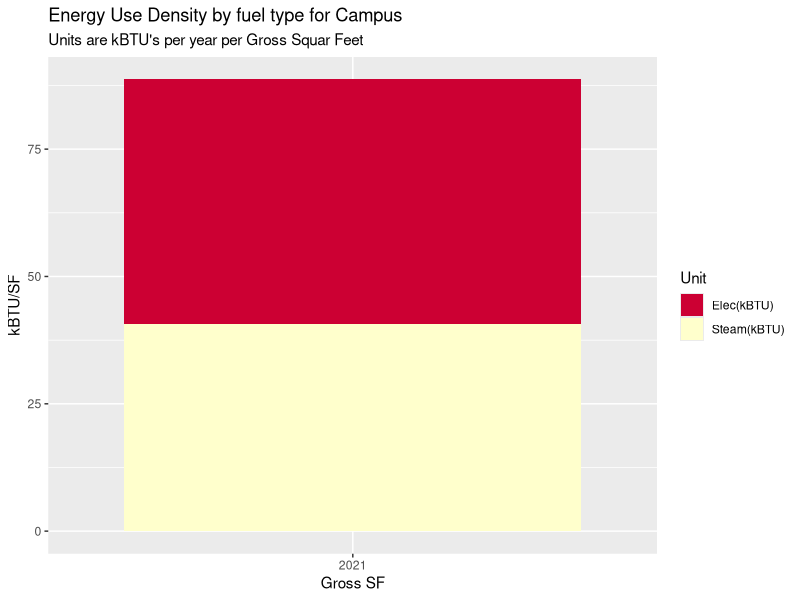
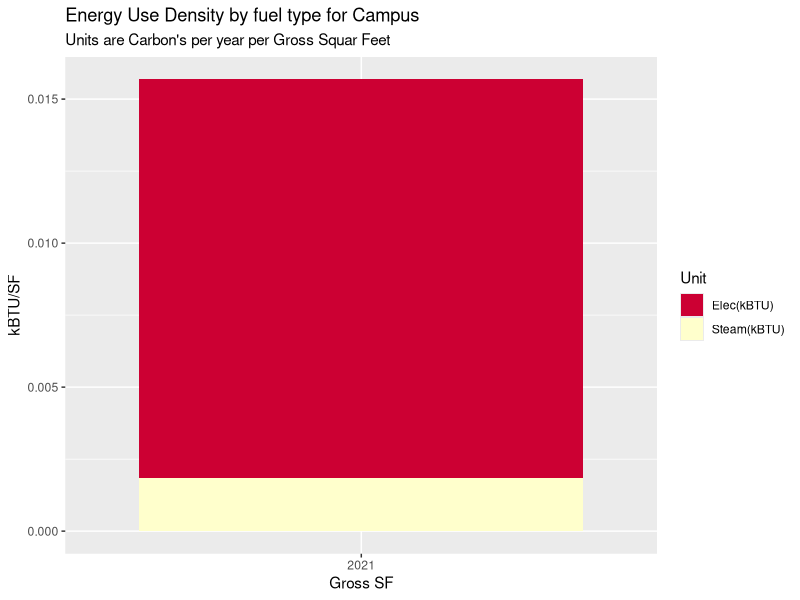
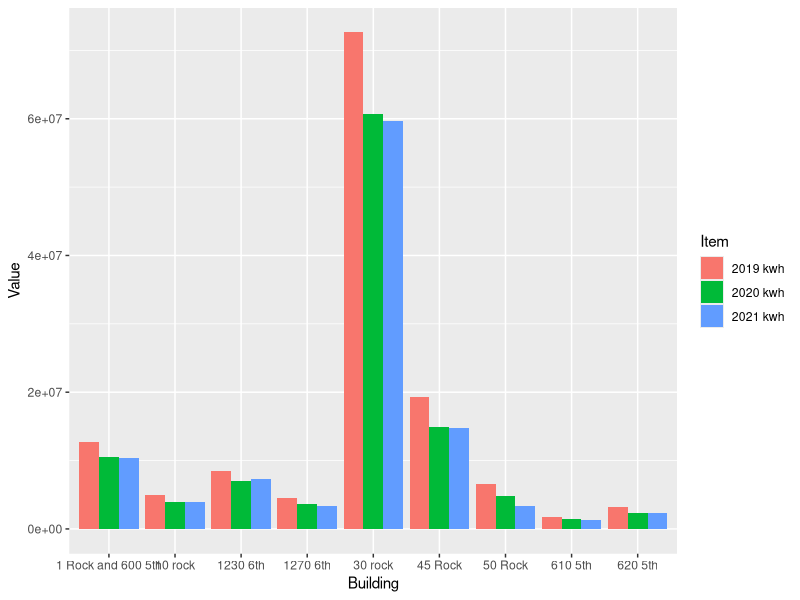
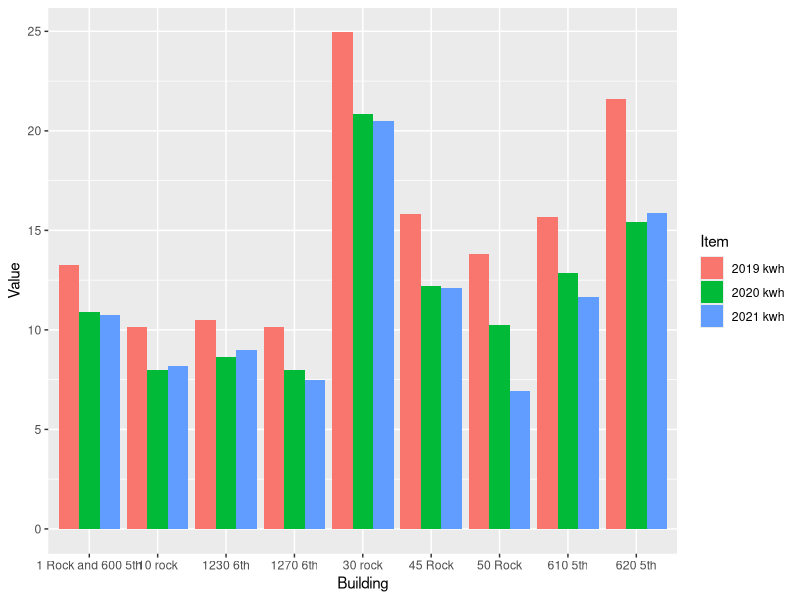
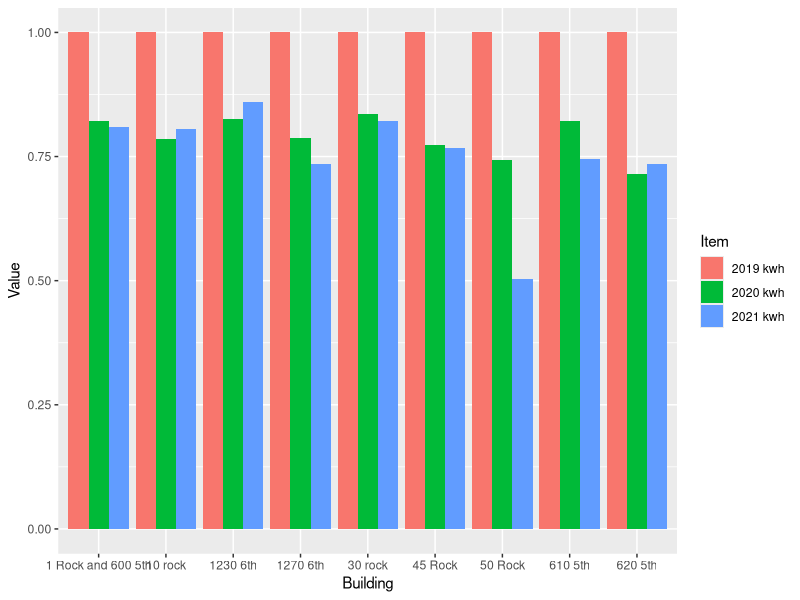
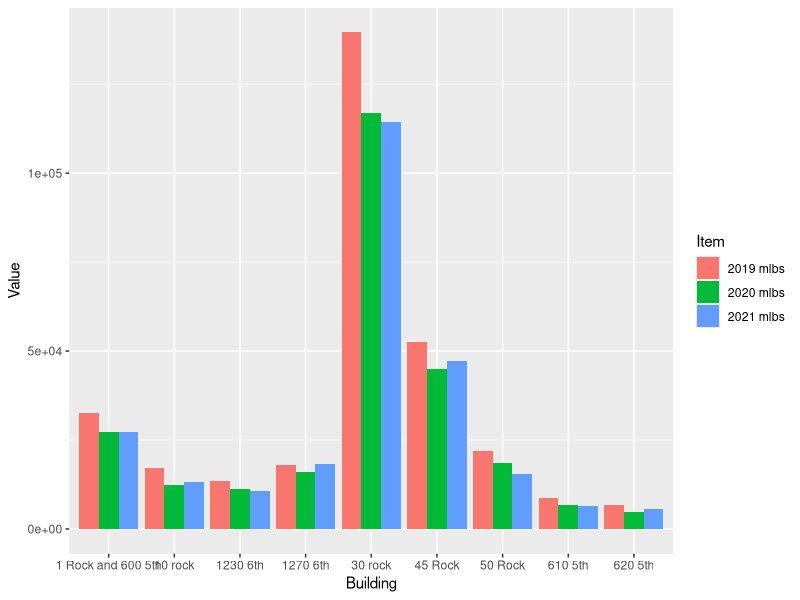
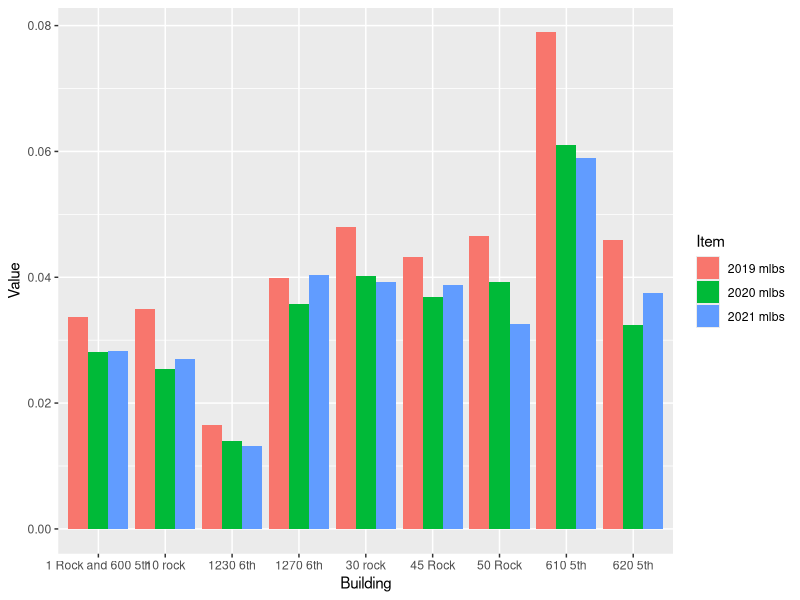
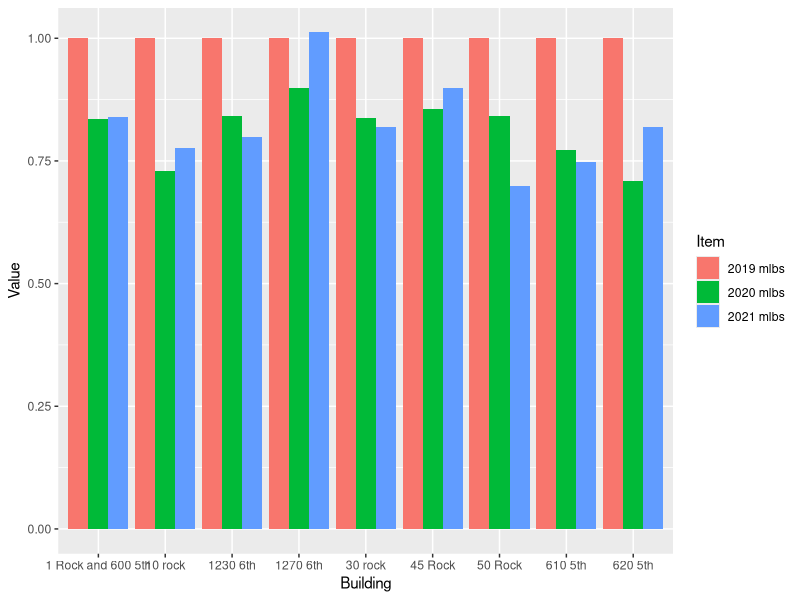

R code for these plots, in order:
## ---- chunk 1


my_packages <- c("tidyverse", "vroom" , "janitor" , "glue" , "tsibble" , "tidytext","lubridate", "fable", "tsibbledata", "ggplot2", "forecast", "tseries", "rio", "zoo", "readxl", "tsibbledata", "knitr", "kableExtra", "formattable", "scales")
invisible( lapply(my_packages, require, character.only = TRUE))

#Choose one working site: 
place <- "Home" 
# place <- "work"

#Set proper working Dir 
if (place == "Home"){setwd("C:/Users/paulr/Documents/R/RockCenterEnergyAnalysis")} else {setwd("C:/Users/prode/Documents/R/RockCenterEnergyAnalysis")}

# Check for data directory and if one is not present then make it

if (!file.exists("data")) { dir.create("data")}

# Clean up environment
rm(place, my_packages )

options(dplyr.summarise.inform = FALSE)



# Read in data

#2021 Carbon values
'ElecCF' <- 0.000288962
'SteamCF' <- 0.00004493



SteamData <- read_excel("data/Energy_Data_for_Net_Zero_Study.xlsx", sheet = "Sheet1", range = "B2:G11" , col_names = TRUE, na = "NA", col_types = NULL ) %>%  select(-5,-6)

ElectricData <- read_excel("data/Energy_Data_for_Net_Zero_Study.xlsx", sheet = "Sheet1", range = "B13:G23" , col_names = TRUE, na = "NA", col_types = NULL ) %>% select(-5,-6)

ElectricData %>% filter(Building == '1 Rock' | Building == '600 5th') %>% 
  select( -Building) %>% 
  summarise_each(funs(sum)) %>% 
  mutate(Building = "1 Rock and 600 5th") %>% 
  select(4,1,2,3) %>% rbind(ElectricData) %>% 
  filter(Building != '1 Rock' & Building != '600 5th') -> ElectricData


BuildingGSF <- read_excel("data/Energy_Data_for_Net_Zero_Study.xlsx", sheet = "Sheet1", range = "B28:C39" , col_names = TRUE, na = "NA", col_types = NULL ) %>% 
  filter(Building != '1 Rock' & Building != '600 5th')

UtilityData <- left_join(ElectricData, SteamData, by="Building") %>% left_join(BuildingGSF, by="Building")
UtilityData[is.na(UtilityData)] <- 0

#Campus EUI for each year 
UtilityData1 <- UtilityData 
apply(UtilityData1[2:4], 2, function(row) row * 3.4121 ) -> UtilityData1[2:4]
apply(UtilityData1[5:7], 2, function(row) row * 1194) -> UtilityData1[5:7]
UtilityData1 %>% select(`2019 kwh`, `2020 kwh`, `2021 kwh`, `2019 mlbs`, `2020 mlbs`, `2021 mlbs`, `Gross Floor Area`) %>%
summarise_each(funs(sum)) -> UtilityData1
    TotalFlArea <- UtilityData1$`Gross Floor Area`
    UtilityData1 %>% 
      select(-`Gross Floor Area`) %>% 
  gather(key = "Item", value = "Value") -> UtilityData1
  cbind(UtilityData1, str_split_fixed(UtilityData1$Item, " ", n=2)) -> UtilityData1 

UtilityData1 %>% 
  select(-"Item")  -> UtilityData1
  colnames(UtilityData1)  <-  c("Value", "Year", "Unit") 
apply(UtilityData1[1], 1, function(row) row / TotalFlArea ) -> UtilityData1[1]
apply(UtilityData1[3], 1, function(x) {ifelse(x == "kwh", "Elec(kBTU)", "Steam(kBTU)")}) -> UtilityData1[3]

#Make a Carbon table in the dataframe UtilityData1
UtilityData1 %>% 
  filter(Year == 2021) %>% 
  mutate(Carbon = ifelse(Unit == "Elec(kBTU)", Value * ElecCF, Value * SteamCF)) -> UtilityData1


UtilityData1 %>% 
  ggplot(aes(x = Year, y = Value, fill = Unit)) +
  geom_bar(stat = "identity", position = "stack") +
  labs( title = "Energy Use Density by fuel type for Campus",
        subtitle = "Units are kBTU's per year per Gross Squar Feet") +
  xlab("Gross SF") +
  ylab("kBTU/SF") +
  scale_fill_manual(values = c("#CC0033", "#FFFFCC"))


UtilityData1 %>% 
  ggplot(aes(x = Year, y = Carbon, fill = Unit)) +
  geom_bar(stat = "identity", position = "stack") +
  labs( title = "Energy Use Density by fuel type for Campus",
        subtitle = "Units are Carbon's per year per Gross Squar Feet") +
  xlab("Gross SF") +
  ylab("kBTU/SF") +
  scale_fill_manual(values = c("#CC0033", "#FFFFCC"))

rm(TotalFlArea)
## ---- chunk 2

#Calculate % drop for each year compared to 2019 for whole campus
spread(UtilityData1, Unit, Value) -> UtilityData1
UtilityData1[1] -> years
apply(UtilityData1[2:3],2, function(x) x/max(x)) -> UtilityData1
cbind(years, UtilityData1) -> UtilityData1
UtilityData1 %>% 
  filter(Year != "2019") %>% 
  summarise(Electric = 1- mean('Elec(kBTU)'), Steam = 1- mean('Steam(kBTU)')) -> PercentageDrop
PercentageDrop %>% 
  kable()




rm(years, UtilityData1)

## ---- chunk 3

ElectricData %>% select(Building, `2019 kwh`, `2020 kwh`, `2021 kwh`) %>% 
  gather(key = "Item", value = "Value", -Building) %>%
  ggplot(aes(x = Building, y = Value, fill = Item, group = Item)) +
  geom_bar(stat = "identity", position = "dodge")

UtilityData1 <- UtilityData
apply(UtilityData1[2:7], 2, function(row) row / UtilityData1$`Gross Floor Area`) -> UtilityData1[2:7]
UtilityData1 %>% select(Building, `2019 kwh`, `2020 kwh`, `2021 kwh`) %>% 
  gather(key = "Item", value = "Value", -Building) %>% 
  ggplot(aes(x = Building, y = Value, fill = Item, group = Item)) +
  geom_bar(stat = "identity", position = "dodge")
rm(UtilityData1)

UtilityData1 <- UtilityData
apply(UtilityData1[2:7], 2, function(row) row / UtilityData1$`Gross Floor Area`) -> UtilityData1[2:7]
apply(UtilityData1[2:4], 2, function(row) row / UtilityData1$`2019 kwh`) -> UtilityData1[2:4]
UtilityData1 %>% select(Building, `2019 kwh`, `2020 kwh`, `2021 kwh`) %>% 
  gather(key = "Item", value = "Value", -Building) %>% 
  ggplot(aes(x = Building, y = Value, fill = Item, group = Item)) +
  geom_bar(stat = "identity", position = "dodge")
rm(UtilityData1)



SteamData %>% select(Building, `2019 mlbs`, `2020 mlbs`, `2021 mlbs`) %>% 
  gather(key = "Item", value = "Value", -Building) %>%
  ggplot(aes(x = Building, y = Value, fill = Item, group = Item)) +
  geom_bar(stat = "identity", position = "dodge")

UtilityData1 <- UtilityData
apply(UtilityData1[2:7], 2, function(row) row / UtilityData1$`Gross Floor Area`) -> UtilityData1[2:7]
UtilityData1 %>% select(Building, `2019 mlbs`, `2020 mlbs`, `2021 mlbs`) %>% 
  gather(key = "Item", value = "Value", -Building) %>% 
  ggplot(aes(x = Building, y = Value, fill = Item, group = Item)) +
  geom_bar(stat = "identity", position = "dodge")
rm(UtilityData1)

UtilityData1 <- UtilityData
apply(UtilityData1[2:7], 2, function(row) row / UtilityData1$`Gross Floor Area`) -> UtilityData1[2:7]
apply(UtilityData1[5:7], 2, function(row) row / UtilityData1$`2019 mlbs`) -> UtilityData1[5:7]
UtilityData1 %>% select(Building, `2019 mlbs`, `2020 mlbs`, `2021 mlbs`) %>% 
  gather(key = "Item", value = "Value", -Building) %>% 
  ggplot(aes(x = Building, y = Value, fill = Item, group = Item)) +
  geom_bar(stat = "identity", position = "dodge")
rm(UtilityData1)




## ---- chunk 4


EPA_data <- read_excel("data/EPA_Annual_Energy_Use_By_Meter.xlsx", range = "A6:BB155" , col_names = FALSE, na = "NA", col_types = NULL )

EPA_data <- read_excel("data/EPA_Annual_Energy_Use_By_Meter.xlsx", skip = 4)
